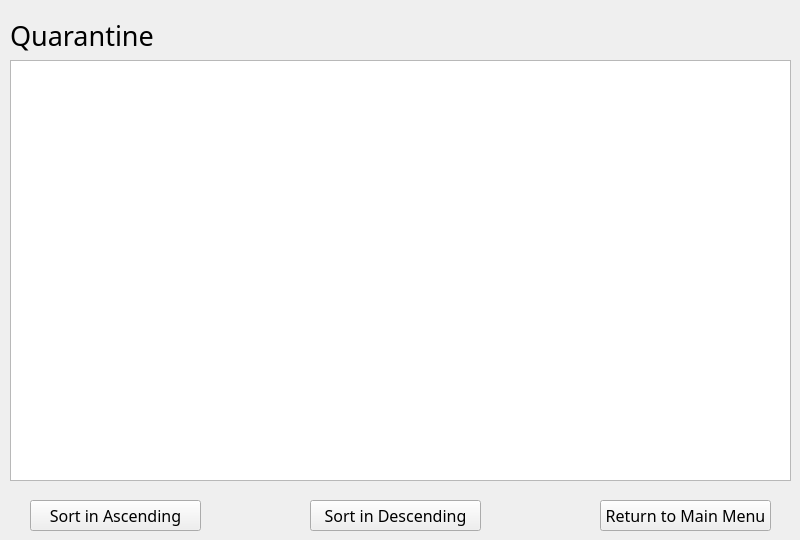
    <widget class="QWidget" name="quarantine">
     <widget class="QPushButton" name="queAescBtn">
      <property name="geometry">
       <rect>
        <x>30</x>
        <y>500</y>
        <width>171</width>
        <height>31</height>
       </rect>
      </property>
      <property name="font">
       <font>
        <family>Modern No. 20</family>
        <pointsize>12</pointsize>
       </font>
      </property>
      <property name="text">
       <string>Sort in Ascending</string>
      </property>
     </widget>
     <widget class="QPushButton" name="queReturnBtn">
      <property name="geometry">
       <rect>
        <x>600</x>
        <y>500</y>
        <width>171</width>
        <height>31</height>
       </rect>
      </property>
      <property name="font">
       <font>
        <family>Modern No. 20</family>
        <pointsize>12</pointsize>
       </font>
      </property>
      <property name="text">
       <string>Return to Main Menu</string>
      </property>
     </widget>
     <widget class="QPushButton" name="queDescBtn">
      <property name="geometry">
       <rect>
        <x>310</x>
        <y>500</y>
        <width>171</width>
        <height>31</height>
       </rect>
      </property>
      <property name="font">
       <font>
        <family>Modern No. 20</family>
        <pointsize>12</pointsize>
       </font>
      </property>
      <property name="text">
       <string>Sort in Descending</string>
      </property>
     </widget>
     <widget class="QLabel" name="label_4">
      <property name="geometry">
       <rect>
        <x>10</x>
        <y>20</y>
        <width>401</width>
        <height>31</height>
       </rect>
      </property>
      <property name="font">
       <font>
        <family>Modern No. 20</family>
        <pointsize>20</pointsize>
       </font>
      </property>
      <property name="text">
       <string>Quarantine</string>
      </property>
     </widget>
     <widget class="QListWidget" name="quarantineList">
      <property name="geometry">
       <rect>
        <x>10</x>
        <y>60</y>
        <width>781</width>
        <height>421</height>
       </rect>
      </property>
      <property name="font">
       <font>
        <family>Modern No. 20</family>
        <pointsize>10</pointsize>
       </font>
      </property>
     </widget>
    </widget>
